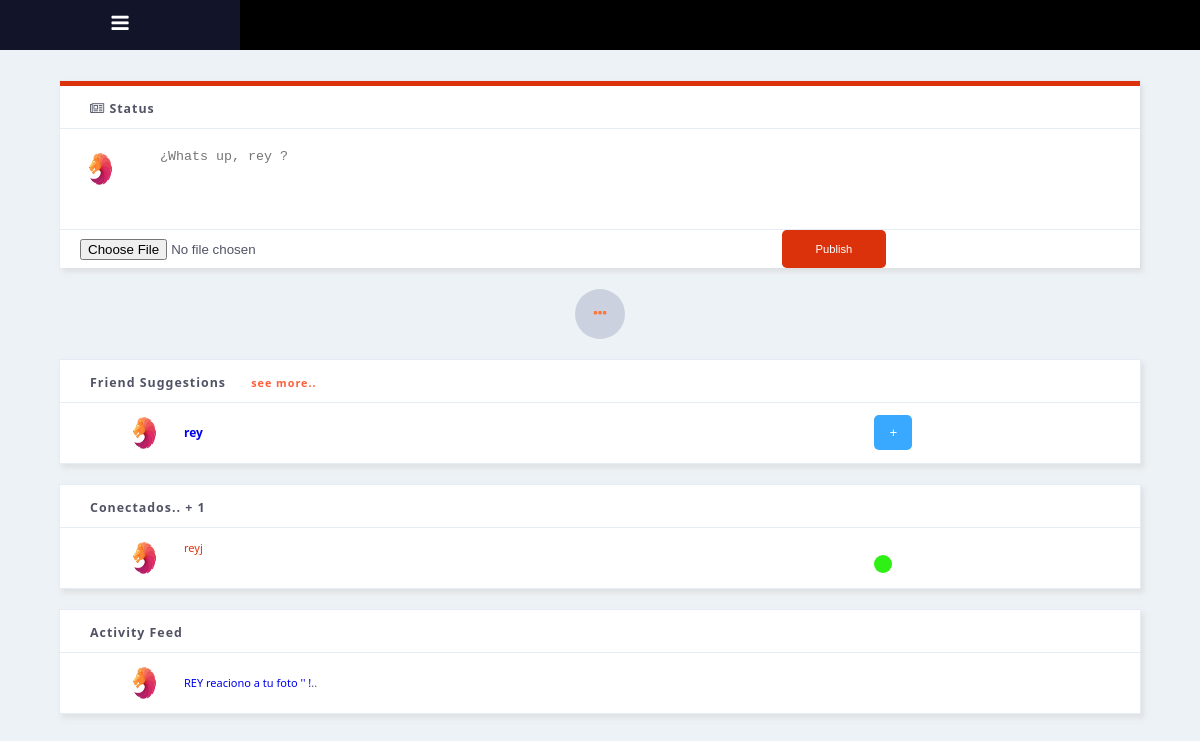
Page /inicio/buscar-contenido/ (signed in) on the committed database.
### users/models.py (models this page shows, shortened)
class User(AbstractBaseUser, PermissionsMixin):
    username = models.CharField(max_length=50, unique=True)
    gmail = models.EmailField(unique=True)
    nombre = models.CharField(max_length=50)
    apellido = models.CharField(max_length=50)
    genero = models.CharField(max_length=20)
    avatar = models.ImageField(upload_to='avatar/archivos')
    ubicacion = models.CharField(max_length=70)
    is_staff = models.BooleanField(default=False)
    is_superuser = models.BooleanField(default=False)
    codigo = models.CharField(max_length=6)
    created = models.DateTimeField(auto_now_add=True)
    is_online = models.BooleanField(default=False)
    objects = usermaneyer()
    USERNAME_FIELD = 'gmail'
    REQUIRED_FIELDS = ['username',]

### home/models.py (models this page shows, shortened)
class AmigoModels(models.Model):
    user = models.ForeignKey(User, related_name="user_añadidos" , on_delete=models.CASCADE)
    añadidos = models.ForeignKey(User, related_name="añadidos_user", on_delete=models.CASCADE)
    created = models.DateTimeField(auto_now_add=True)
    objects = AmigosManayer()
    class Meta:
        verbose_name = "amigos"

class NotificacionesModels(models.Model):
    user = models.ForeignKey(User, related_name="notificaciones_reverce", on_delete=models.CASCADE)
    solicitud = models.ForeignKey(SolisitudMOdel, blank=True, null=True, related_name="solicitud_notificaciones_reverce", on_delete=models.CASCADE)
    amigo = models.ForeignKey(AmigoModels, blank=True, null=True, related_name="notificacion_amigo_reverse", on_delete=models.CASCADE)
    usuarios = models.ForeignKey(User, related_name="usuarios_reverce", blank=True, null=True, on_delete=models.CASCADE)
    comentarios = models.ForeignKey(ComentarModels, blank=True, null=True, related_name="Comentariosreverse", on_delete=models.CASCADE)
    like = models.ForeignKey(LikeModels, related_name="like_noti", blank=True, null=True, on_delete=models.CASCADE)
    solicitud_enviada = models.ForeignKey(AmigoModels, blank=True, null=True, related_name="solicitud_enviada", on_delete=models.CASCADE)
    mensaje = models.TextField()
    created = models.DateTimeField(auto_now_add=True)
    objects = NotificacionesManayer()
    class Meta:
        verbose_name = "motificacione"
        verbose_name_plural = "notificaciones"

class LikeModels(models.Model):
    user = models.ForeignKey(User, related_name="like_user_reverse", on_delete=models.CASCADE)
    post = models.ForeignKey(PostModel, related_name="like_post_reverse", on_delete=models.CASCADE)
    created = models.DateTimeField(auto_now_add=True)
    class Meta:
        verbose_name = "me gusta"

### home/views.py (the view, shortened to what this page needs)
# urls.py: path('buscar-contenido/', views.buscar_contenido_views, name="buscar-contenido"),
@login_required(login_url='users_app:registrar')
def buscar_contenido_views(request):
        agregar_like_publicaciones(request)
        post_comentario = PostModel.objects.all().order_by("-created")
        existe = si_tu_like_existe(request,post_comentario)
        notificaciones = NotificacionesModels.objects.notificaciones(request.user).order_by('-created')[:5]
        uugerensias = AmigoModels.objects.sugerencias_amigos(request.user)
        sugerencia = User.objects.filter(id__in=uugerensias)[:4]
        usuarios_activos = AmigoModels.objects.filter(user=request.user,  añadidos__is_online=True)[:10]
        if request.method == 'POST':
            contenido = request.POST.get('status','')
            archivo = request.FILES.get('files','')
            if contenido != '' or archivo != '':
                PostModel.objects.create(user=request.user, archivo=archivo,   descripcion=contenido)
                return redirect('inicio_app:inicio')
            return redirect('inicio_app:inicio')
        else:
            contenido = request.GET.get('buscar','')
            return render(request, 'contenido.html',{'existe':existe, 'notificaciones':notificaciones, "sugerencia":sugerencia,'usuarios_activos':usuarios_activos,'cantidad_conectados':usuarios_activos.count()})

### home/context_processors.py (called while the page is built)
def amigos_context(request):
    if request.user.is_authenticated:
        post = PostModel.objects.filter(user=request.user).count()
        cantidad = SolisitudMOdel.objects.filter(solisitud=request.user).count()
        amigos = AmigoModels.objects.filter(user=request.user).count()
        like = PostModel.objects.filter(user=request.user).values('like_post_reverse__id').annotate(cantid = Count('like_post_reverse__id'))
        lista = list()
        [lista.append(numero['cantid']) for numero in like  ]
        return {
            'cantidad_post':post,
            'cantidad_solicitud':cantidad,
            'cantidad_like':sum(lista),
            'cantidad_amigo':amigos
        }
    else:
          return {
        }

### home/funciones.py (called while the page is built, shortened)
def agregar_like_publicaciones(request):
    pk = request.GET.get('like','')
    return redirect('inicio_app:inicio')

def si_tu_like_existe(request, post):
    user= request.user
    pk = request.GET.get('like','' )
    if pk != '':
        post = PostModel.objects.get(id=pk)
        if LikeModels.objects.filter(user=user, post=post).exists():
            return True
        else:
            return False
    return redirect('inicio_app:inicio')

### home/manayers.py (called while the page is built)
    def sugerencias_amigos(self, user):
        amigos = self.filter(user=user)
        id_amix = set()
        for amix in amigos:
            id_amix.add(amix.añadidos.id)
        sugerencia = self.filter(user__id__in = list(id_amix)).distinct().exclude(user=user)
        id_sug = set()
        for sug in sugerencia:
            id_sug.add(sug.añadidos.id)
        id_sug = id_sug.difference(id_amix)
        return list(id_sug)

    def notificaciones(self, user):
        noti = self.filter(user=user).order_by('-created')
        return  noti

### home/templates/contenido.html (shortened to what this page needs)
{% extends "index.html" %}
{% block content %}
<div class="right_row">
    <div class="row">
        <div class="publish">
            <div class="row_title">
                <span><i class="fa fa-newspaper-o" aria-hidden="true"></i> Status</span>
            </div>
                <form method="POST" enctype="multipart/form-data" >{% csrf_token %}
                    <div class="publish_textarea">
                        <img class="border-radius-image" src=" {{user.avatar.url}}" alt="" />
                        <textarea name="status"  type="text" placeholder="¿Whats up, {{user.username}} ?" style="resize: none;"></textarea>
                    </div>
                    <div class="publish_icons">
                        <ul><input  type="file" name="files" ></a></i></li>
                        </ul>
                        <button type="submit">Publish</button>
                    </div>
                </form>
            </div>
    </div>
            <center>
                <a href=""><div class="loadmorefeed">
                    <i class="fa fa-ellipsis-h"></i>
                </div></a>
            </center>
        </div>
        <div class="suggestions_row">
            <div class="row shadow">
                <div class="row_title">
                    <span>Friend Suggestions</span>
                    <a href="{% url 'inicio_app:sugerencia-amigo'  %}">see more..</a>
                </div>
                {% for sug in sugerencia %}
                <div class="row_contain">
                    <img src="{{sug.avatar.url}} " alt="" />
                    <span><b><a href=" {% url 'inicio_app:profile' sug.username %} ">{{sug.username}}</a></b><br></span>
                    <button>+</button>
                </div>
                {% endfor %}
            </div>
            <div class="row shadow">
                <div class="row_title">
                    <span>Conectados..   + {{cantidad_conectados}} </span>
                </div>
                {% for activos in  usuarios_activos %}
                <div class="row_contain">
                    <img src="{{activos.añadidos.avatar.url}} " alt="" />
                    <span><a href="{% url 'inicio_app:chat-usuario' activos.añadidos.username %} " class="selected-orange">{{activos.añadidos.username}}</a><span><svg xmlns="http://www.w3.org/2000/svg" width="18" height="18" fill="currentCol" style="background-color: rgb(47, 240, 21); border-radius:15px;  margin-left:100% ;"   viewBox="0 0 0 16">
                        <path d="M8 12a4 4 0 1 1 0-8 4 4 0 0 1 0 8zm0 1A5 5 0 1 0 8 3a5 5 0 0 0 0 10z"/>
                      </svg></span></span>
                </div>
                {% endfor %}
            </div>
            <div class="row shadow">
                <div class="row_title">
                    <span>Activity Feed</span>
                </div>
                {% for noti in notificaciones  %}
                {% if noti.like %}
                    <div class="row_contain">
                        <img src="{{noti.like.user.avatar.url}} " alt="" />
                        <span><a href=" {% url 'inicio_app:feed' noti.like.post.id %} " class="selected-blue">{{noti.mensaje|truncatechars:50}}</a>..</span>
                    </div>
                    {% elif noti.comentarios %}
                    <div class="row_contain">
                        <img src="{{noti.comentarios.user.avatar.url}} " alt="" />
                        <span><a href="{% url 'inicio_app:feed' noti.comentarios.post.id %} " class="selected-blue">{{noti.mensaje|truncatechars:50}}</a>..</span>
                    </div>
               {% endif %}
                {% endfor %}
            </div>
        </div>
    </div>
{% endblock content %}

### static/css/style.css (style rules this page uses)
* { margin: 0px;padding:0px; }
a { text-decoration: none; }
html, body { background-color: #EDF2F6;font-family: 'Roboto', sans-serif;height:100%; }
.border-radius-image { border-radius: 200px; }
.selected-orange { color:#db320c; }
.shadow { box-shadow: 3px 4px 5px rgba(209, 209, 209, 0.5); }
.row { width: 90%;margin: 0px auto;display: block;background-color: white;color: #515365;margin-bottom: 20px;border: 1px solid #e6ecf5; }
.row_title { padding: 10px;border-bottom: 1px solid #e6ecf5;letter-spacing: 1px; }
.row_title span { padding: 20px;font-size: .775rem;font-weight: 700; }
.row_title a { font-size: .675rem;font-weight: 700;color:#FF5E3A; }
.row_contain { display: flex;align-items:center;width: 90%;margin: 0px auto;padding-bottom: 10px;padding-top: 10px;margin: 0px auto; }
.row_contain img { height: 40px;width:40px;border-radius: 200px;margin: 0px 10px; }
.row_contain span { font-size: 11px;margin-left: 10px;width: 70% }
.row_contain span b { font-size: 12px;color: #515365;cursor: pointer; }
.row_contain button { padding: 10px;padding-right:15px;padding-left:15px;background-color: #38A9FF;border:none;color:white;border-radius: 5px;cursor: pointer;margin-left: 10px; }
.right_row { width: 49%;margin: 0px auto; }
.publish { width: 100%;border-top: 5px solid#db320c;box-shadow: 3px 4px 5px rgba(209, 209, 209, 0.5); }
.publish_textarea { width: 100%;display: flex;align-items:center; }
.publish_textarea img { width:40px;height:40px;margin: 20px; }
.publish_textarea textarea { width:95.2%;height:40px;border:none;padding:20px; }
.publish_icons { border-top: 1px solid #e6ecf5;width: 100%;margin-top:20px;display: flex;align-items:center; }
.publish_icons ul { width: 75%;margin-left: 20px; }
.publish_icons button { border:none;cursor: pointer;padding: .8rem 2.1rem;font-size: .700rem;color: #fff;background-color:#db320c;border-radius: .3rem; }
.suggestions_row { width: 25%; }
.loadmorefeed { text-align: center;background-color: #CCD1E0;width:50px;height:50px;border-radius: 100%;color: #FF763A;line-height: 3 }
@media screen and (max-width: 1200px) { .right_row { width: 100%;margin: 0px auto; } }
@media screen and (max-width: 1200px) { .publish_icons ul { width: 65%; } }
@media screen and (max-width: 1200px) { .suggestions_row { width: 100%;margin-top: 20px } }

### rows in the picture
User: avatar (picture), status "¿Whats up, rey ?", username "rey"
AmigoModels: añadidos.avatar (picture), añadidos.username "reyj"
NotificacionesModels: like.user.avatar (picture), mensaje "REY reaciono a tu foto '' !"

### other values in the picture
{{ cantidad_conectados }} "1"
